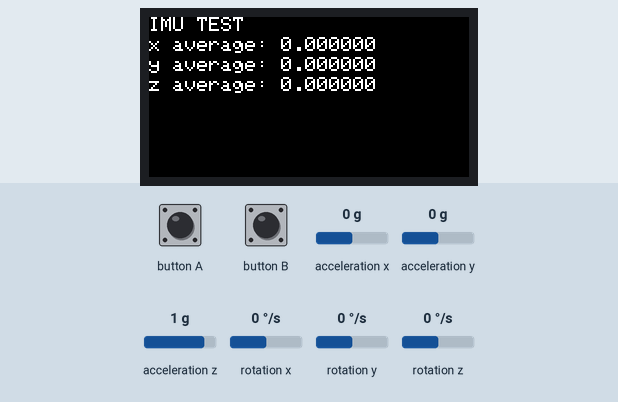
Recording of a sketch running on a simulated ESP32. On the bench: 160×80 colour display. Inputs (shaded band) come from the test bench; at power-on: rotation x 0 °/s, rotation y 0 °/s, rotation z 0 °/s, acceleration x 0 g, acceleration y 0 g, acceleration z 1 g. At 5.9 s the program restarts the board; the recording ends there.

Above: at 1.3 s.
1.4 s: rotation x set to -192 °/s
At 1.59 s:
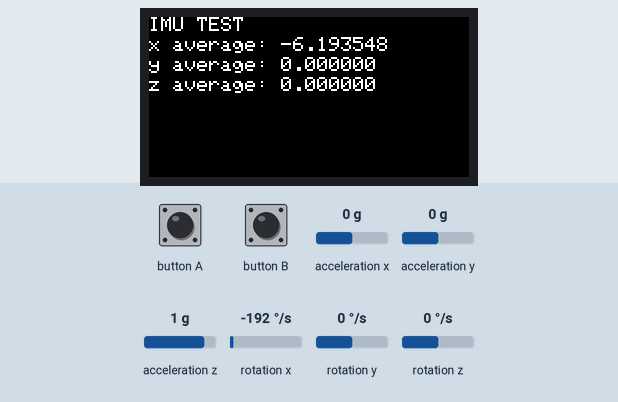
2.9 s: rotation y set to -192 °/s
At 3.09 s:
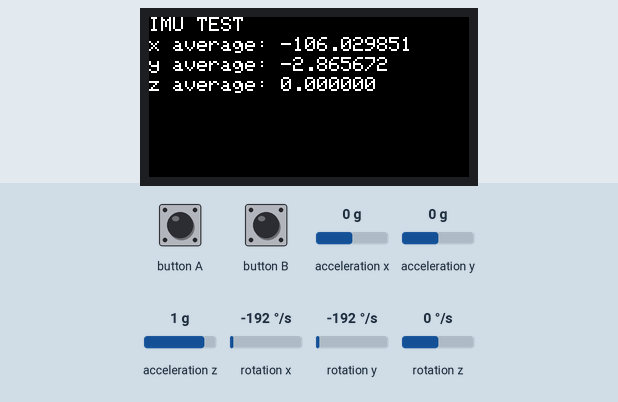
4.4 s: rotation z set to -192 °/s
At 4.6 s:
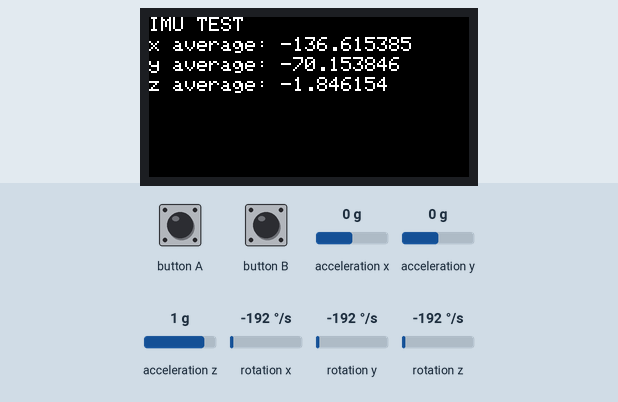
5.9 s: button A pressed for 0.15 s
Timing chart, 0 to 5.9 s (numbered marks = the images above; inputs shaded):
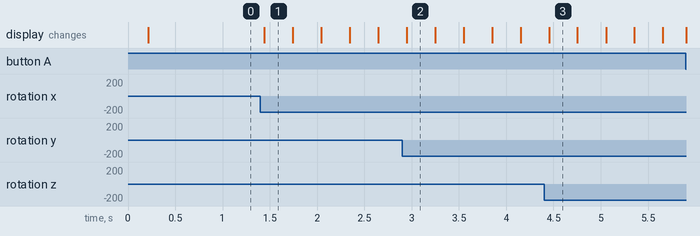

Measured:
- after the input at 1.4 s, the display: changes at once (image 1)
- after the input at 5.9 s, every drawn part: stays the same

The sketch:

m5stickc_gyro_callibration.ino
```cpp
#include <M5StickC.h>

float accX = 0;
float accY = 0;
float accZ = 0;

float gyroX = 0;
float gyroY = 0;
float gyroZ = 0;

unsigned long now = 0;
unsigned long old = 0;
unsigned long start = 0;

double gyro_x_sum = 0;
double gyro_y_sum = 0;
double gyro_z_sum = 0;

unsigned long count = 0;

double gyro_x_ave = 0;
double gyro_y_ave = 0;
double gyro_z_ave = 0;

void setup() {
  M5.begin();
  M5.Lcd.setRotation(3);
  M5.Lcd.fillScreen(BLACK);
  M5.Lcd.setCursor(0, 0);
  M5.Lcd.println("IMU TEST");

  M5.MPU6886.Init();

  now = millis();
  old = millis();
  start = millis();
}

void loop() {
  now = millis();

  if ((now - start) < 180000) {
    if ((now - old) > 40) {
      M5.MPU6886.getGyroData(&gyroX, &gyroY, &gyroZ);
      M5.MPU6886.getAccelData(&accX, &accY, &accZ);

      count++;

      gyro_x_sum = gyro_x_sum + gyroX;
      gyro_y_sum = gyro_y_sum + gyroY;
      gyro_z_sum = gyro_z_sum + gyroZ;

      gyro_x_ave = gyro_x_sum / count;
      gyro_y_ave = gyro_y_sum / count;
      gyro_z_ave = gyro_z_sum / count;

      M5.Lcd.setCursor(0, 10);
      M5.Lcd.printf("x average: %f", gyro_x_ave);
      M5.Lcd.setCursor(0, 20);
      M5.Lcd.printf("y average: %f", gyro_y_ave);
      M5.Lcd.setCursor(0, 30);
      M5.Lcd.printf("z average: %f", gyro_z_ave);

      old = now;
    }
  } else {
    M5.Lcd.setCursor(0, 50);
    M5.Lcd.print("Callibration finished.");
  }

  if (M5.BtnA.wasPressed()) {
    esp_restart();
  }

  M5.update();
}
```
